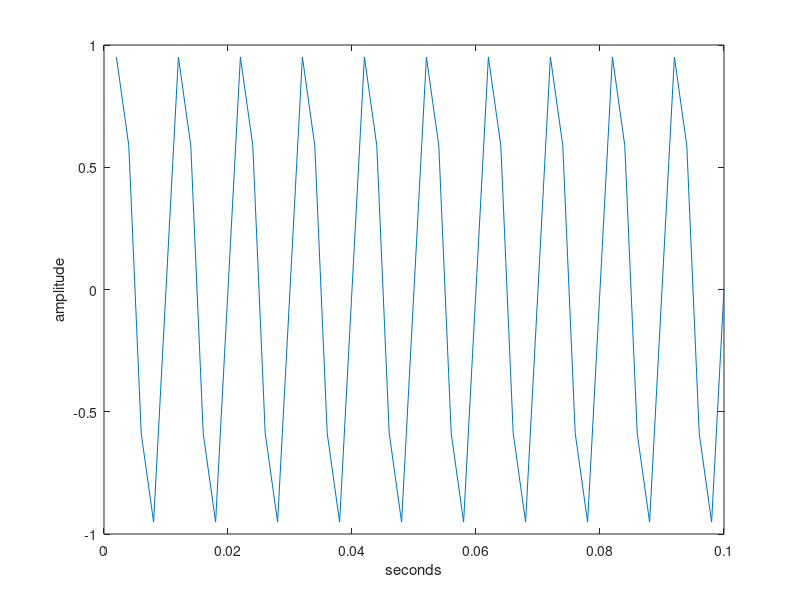

Reproduce this figure in MATLAB.
% sine100hz.m generate 100 Hz sine wave with sampling rate fs=1/Ts
clear
f=100;                       % frequency of wave
time=0.1;                    % total time in seconds
Ts=1/500;                  % sampling interval
t=Ts:Ts:time;                % define a "time" vector
w=sin(2*pi*f*t);             % define the sine wave
plot(t,w)                    % plot the sine vs. time
xlabel('seconds')
ylabel('amplitude')          % label the axes
